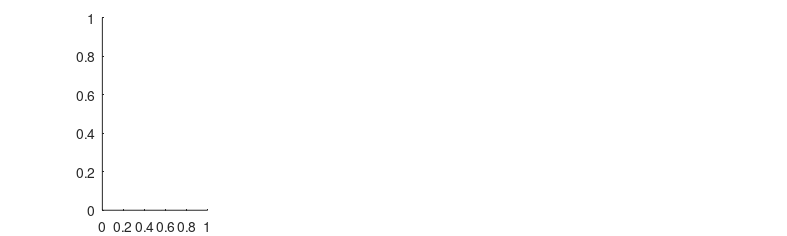

MATLAB code for this plot: (Note: this script raises an error after producing the figure.)
function plotimg
%arg 1: resolution for imaging (matrix size = res*res)
%arg 2: perform EPI reordering of every other line
DIR={'EPI_Tra_ChemShift','EPI_NonLinGrad','TrueFisp_128_tra_Susc','SE_long180pulse'};
RES=[64 64 128 128]; FLIP=[1 1 0 0]; FAC=[1 1 1 .7];
CWD=pwd;
set(gcf,'paperunits','centimeters','paperposition',[0 0 20 6],'inverthardcopy','on')
colormap(gray)
TITLE={'a)','b)','c)','d)'};
for img=1:4
    
 %clf
 cd(DIR{img})    
 subplot(1,4,img)
 res=RES(img); 
 flip=FLIP(img);
 fac=FAC(img);
 f=fopen('signal.bin'); A=fread(f,Inf,'double');fclose(f);
 n=size(A,1)/4; A =reshape(A,4,n)';t=A(:,1);[t,I]=sort(t);M=A(I,2:4);
 d=diff(diff(t));d(d<1e-5)=0;I=[0;find(d)+1;length(t)-1];


 if mod(size(M,1),res.^2)==0

 for ii=1%:size(M,1)/res.^2
  I=[1:res.^2]+(ii-1)*res.^2;
  S=M(I,1)+sqrt(-1)*M(I,2); S=reshape(S,res,res);
  %EPI reordering
  if flip
   S(:,1:2:end)=flipud(S(:,1:2:end));S=flipud(S);
  end
   [Nx,Ny]=size(S);
   wx=.5*(1 - cos(2*pi*(1:Nx/16)'/(Nx+1))); wx = [wx; ones(Nx*7/8,1); wx(end:-1:1)];
   wy=.5*(1 - cos(2*pi*(1:Ny/16)'/(Ny+1))); wy = [wy; ones(Nx*7/8,1); wy(end:-1:1)];
   FS=abs(fftshift(fft2(((wx*wy').*S)')));
   %FS=abs(fftshift(fft2(S')));
   imagesc(FS.^fac), set(gca,'color','none','xtick',[],'ytick',[]),  axis image
   title(TITLE{img},'fontsize',14)
 end
 p=get(gca,'position');set(gca,'position',p+[-0.05 -.05 .02 .02]);

end
pause(1)
cd(CWD)
end
%print('-deps','../simartex.eps') 
